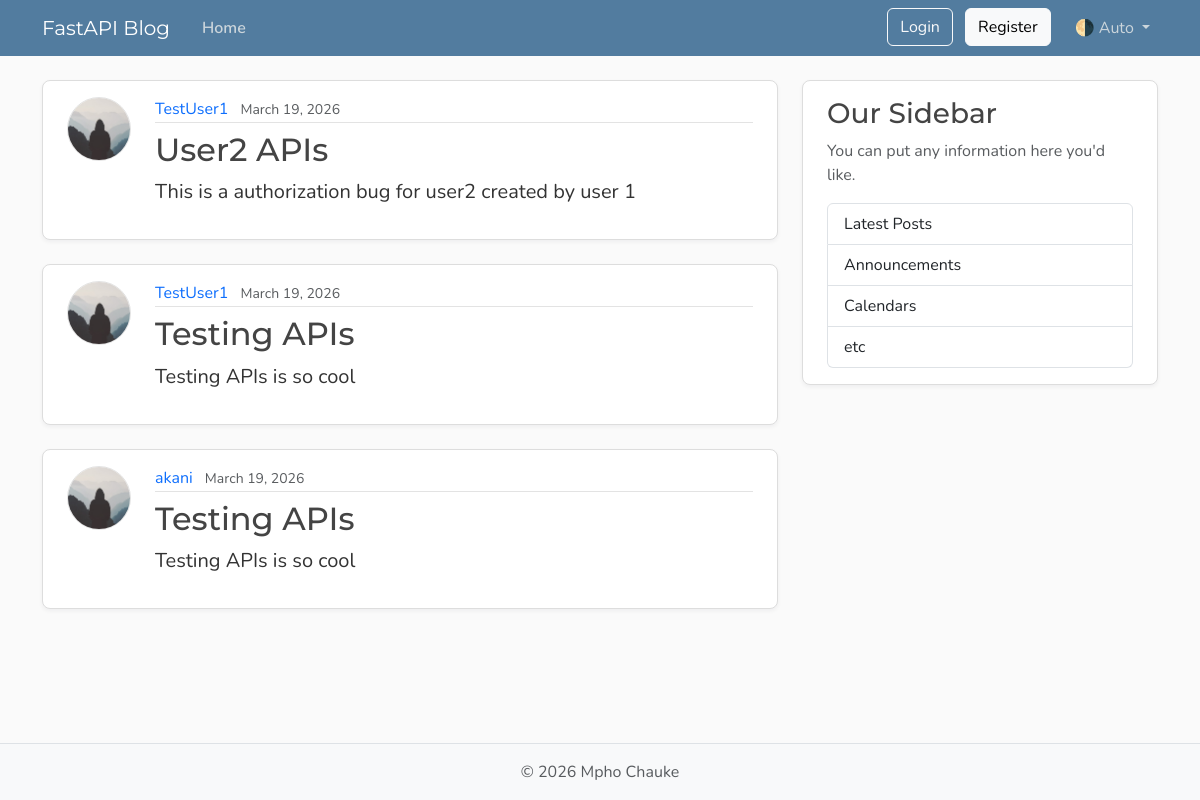
The page /posts on the database its author committed.
### models.py (models this page shows, shortened)
class Post(Base):
    __tablename__ = "posts"
    id: Mapped[int] = mapped_column(Integer, primary_key=True, index=True)
    title: Mapped[str] = mapped_column(String(100), nullable=False)
    content: Mapped[str] = mapped_column(Text, nullable=False)
    user_id: Mapped[int] = mapped_column(
        ForeignKey("users.id"),
        nullable=False,
        index=True,
    )
    date_posted: Mapped[datetime] = mapped_column(
        DateTime(timezone=True),
        default=lambda: datetime.now(UTC),
    )
    author: Mapped[User] = relationship(back_populates="posts")

class User(Base):
    __tablename__ = "users"
    id: Mapped[int] = mapped_column(Integer, primary_key=True, index=True)
    username: Mapped[str] = mapped_column(String(50), unique=True, nullable=False)
    email: Mapped[str] = mapped_column(String(120), unique=True, nullable=False)
    password_hash: Mapped[str] = mapped_column(String(200), nullable=False)
    image_file: Mapped[str | None] = mapped_column(
        String(200),
        nullable=True,
        default=None,
    )
    posts: Mapped[list[Post]] = relationship(
        back_populates="author", cascade="all, delete-orphan"
    )

### main.py (the view)
@app.get("/", include_in_schema=False, name="home")
@app.get("/posts", include_in_schema=False, name="posts")
async def home(request: Request, db: Annotated[AsyncSession, Depends(get_db)]):
    result = await db.execute(
        select(models.Post)
        .options(selectinload(models.Post.author))
        .order_by(models.Post.date_posted.desc()),
    )
    posts = result.scalars().all()
    return templates.TemplateResponse(
        request,
        "home.html",
        {"posts": posts, "title": "Home"},
    )

### templates/home.html
{% extends "layout.html" %} {% block content %} {% for post in posts %}
<article class="content-section py-3 px-4 mb-4">
  <div class="d-flex align-items-start gap-4">
    <img
      class="rounded-circle article-img flex-shrink-0"
      src="{{post.author.image_path}}"
      alt="{{ post.author.username }}'s profile picture"
      width="64"
      height="64"
      loading="lazy"
    />
    <div class="flex-grow-1">
      <div class="article-metadata mb-2">
        <a class="me-2" href="{{url_for("user_posts", user_id=post.author.id)}}">{{ post.author.username }}</a>
        <small class="text-body-secondary">{{ post.date_posted.strftime('%B %d, %Y') }}</small>
      </div>
      <h2>
        <a class="article-title" href="{{url_for("post_page", post_id=post.id)}}">{{ post.title }}</a>
      </h2>
      <p class="article-content">{{ post.content }}</p>
    </div>
  </div>
</article>
{% endfor %} {% endblock content %}

### templates/layout.html (shortened to what this page needs)
<!DOCTYPE html>
<html lang="en">
    <head>
        <link href="https://cdn.jsdelivr.net/npm/bootstrap@5.3.8/dist/css/bootstrap.min.css"
              rel="stylesheet"
>
        <link rel="stylesheet"
              type="text/css"
              href="{{ url_for("static", path='css/main.css') }}">
    </head>
    <body class="d-flex flex-column min-vh-100">
        <header class="site-header">
            <nav class="navbar navbar-expand-md bg-steel fixed-top"
                 data-bs-theme="dark">
                <div class="container">
                    <a class="navbar-brand me-4" href="{{ url_for("home") }}">FastAPI Blog</a>
                    <div class="collapse navbar-collapse" id="navbarToggle">
                        <div class="navbar-nav me-auto">
                            <a class="nav-link active"
                               aria-current="page"
                               href="{{ url_for("home") }}">Home</a>
                        </div>
                        <div class="navbar-nav">
                            <div id="loggedOutNav">
                                <a class="btn btn-outline-light mb-2 mb-md-0 me-md-2"
                                   href="{{ url_for("login_page") }}">Login</a>
                                <a class="btn btn-light mb-2 mb-md-0 me-md-3"
                                   href="{{ url_for("register_page") }}">Register</a>
                            </div>
                            <div class="nav-item dropdown">
                                <a class="nav-link dropdown-toggle"
                                   href="#"
                                   role="button"
                                   id="bd-theme"
                                   data-bs-toggle="dropdown"
                                   aria-expanded="false">
                                    <span id="bd-theme-text">🌗 Auto</span>
                                </a>
                            </div>
                        </div>
                    </div>
                </div>
            </nav>
        </header>
        <main role="main" class="container">
            <div class="row">
                <div class="col-md-8">
                    {% block content %}
                    {% endblock content %}
                </div>
                <aside class="col-md-4">
                    <div class="content-section py-3 px-4 mb-4">
                        <h3>Our Sidebar</h3>
                        <p class="text-body-secondary">You can put any information here you'd like.</p>
                        <ul class="list-group">
                            <li class="list-group-item">Latest Posts</li>
                            <li class="list-group-item">Announcements</li>
                            <li class="list-group-item">Calendars</li>
                            <li class="list-group-item">etc</li>
                        </ul>
                    </div>
                </aside>
            </div>
        </main>
        <footer class="mt-auto py-3 bg-body-tertiary border-top">
            <div class="container text-center">
                <p class="text-body-secondary mb-0">
                    © <span id="year"></span> Mpho Chauke
                </p>
            </div>
        </footer>
    </body>
</html>

### static/css/main.css (style rules this page uses)
:root { --font-heading: "Montserrat", system-ui, -apple-system, BlinkMacSystemFont, sans-serif; --font-body: "Nunito", system-ui, -apple-system, BlinkMacSystemFont, sans-serif; --color-bg-body: #fafafa; --color-bg-content: #ffffff; --color-text-primary: #333333; --color-text-heading: #444444; --color-steel: #527c9f; --color-nav-link: #cbd5db; --color-nav-link-hover: #ffffff; --color-link-hover: #428bca; --color-border: #dddddd; --color-border-light: #e3e3e3; --spacing-xl: 5rem; --article-img-size: 4rem; --account-img-size: 7.813rem; }
body { font-family: var(--font-body); background: var(--color-bg-body); color: var(--color-text-primary); }
main { padding-top: var(--spacing-xl); }
h1, h2, h3, h4, h5, h6 { font-family: var(--font-heading); color: var(--color-text-heading); }
.navbar-brand { font-family: var(--font-heading); }
a { text-decoration: none; }
.bg-steel { background-color: var(--color-steel); }
.site-header .navbar-nav .nav-link { color: var(--color-nav-link); transition: color 0.2s ease-in-out; }
.site-header .navbar-nav .nav-link.active { font-weight: 600; }
.content-section { background: var(--color-bg-content); border: 1px solid var(--color-border); border-radius: 0.5rem; box-shadow: 0 2px 4px rgba(15, 23, 42, 0.05); transition: box-shadow 0.15s ease, transform 0.15s ease, border-color 0.15s ease; }
.article-title { color: var(--color-text-heading); transition: color 0.2s ease-in-out; }
.article-content { white-space: pre-line; font-size: 1.25rem; }
.article-img { height: var(--article-img-size); width: var(--article-img-size); flex-shrink: 0; object-fit: cover; border: 1px solid var(--color-border-light); box-shadow: 0 0 0 2px var(--color-bg-content); }
.article-metadata { padding-bottom: 0.063rem; border-bottom: 1px solid var(--color-border-light); }
.article-metadata a { transition: color 0.2s ease-in-out; }
[data-bs-theme="dark"] { --color-bg-body: #1a1a1a; --color-bg-content: #2d2d2d; --color-text-primary: #e0e0e0; --color-text-heading: #f0f0f0; --color-border: #404040; --color-border-light: #4a4a4a; }

### rows shown on the page
Post: author.username "TestUser1", date_posted "March 19, 2026", title "User2 APIs", content "This is a authorization bug for user2 created by user 1"
Post: author.username "TestUser1", date_posted "March 19, 2026", title "Testing APIs", content "Testing APIs is so cool"
Post: author.username "akani", date_posted "March 19, 2026", title "Testing APIs", content "Testing APIs is so cool"
